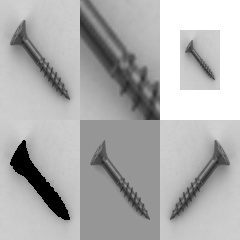
#> input picture 1011HW/result_img/result_01.jpg, 240 x 240 px, given in place of AOI_2.png, which was not available
$ python B1105129HW.py
#> lines starting #> are read from the running program, lines starting #| are printed output that depends on the picture; after the words box and inside, x2 and y2 are one past the last pixel; in counts of white or black regions, pixels touching at a corner belong together; pictures that were not available may be replaced by others from this repository, and a replacement may not be noted
#> further down, image01 is the input picture: shape (240, 240, 3); min 0, max 255, mean 174.4
import numpy as np
import cv2 as cv

def generate_image(img, img_name):
#> called with img_name = 'result_01'
    img_modified = cv.resize(img, (80, 120), interpolation=cv.INTER_AREA)
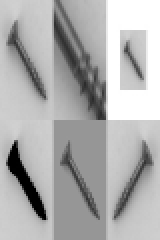
#> img_modified: shape (120, 80, 3) (shown 2 times larger); min 0, max 255, mean 174.4
    # cv.imshow("Initial", img_modified)

    # 01-Gray
    img_gray = cv.cvtColor(img_modified, cv.COLOR_BGR2GRAY)
    img_gray = cv.cvtColor(img_gray, cv.COLOR_GRAY2BGR)
    # cv.imshow("Gray", img_gray)

    # 02-ZoomIn
    img_zoomin = cv.resize(img_modified, (240, 360), interpolation=cv.INTER_CUBIC)
    img_zoomInCut = img_zoomin[ 120:240, 80:160 ]
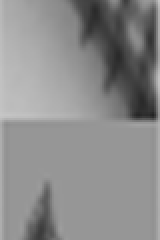
#> img_zoomInCut: shape (120, 80, 3) (shown 2 times larger); min 35, max 198, mean 139.5
    # cv.imshow("ZoomIn", img_zoomInCut)

    # 03-ZoomOut
    background = cv.imread("./1011HWPhoto/background.png")
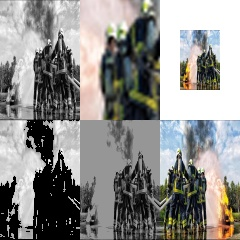
#> input picture 1011HW/result_img/result_02.jpg, 240 x 240 px, given in place of background.png, which was not available
#> background is the input picture: shape (240, 240, 3); mean B, G, R 137.7, 140.3, 141.2
    img_zoomout = cv.resize(img_modified, (40, 60), interpolation=cv.INTER_AREA)
    background[ 30 : 90, 20 : 60] = img_zoomout
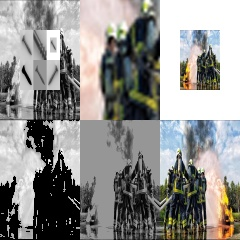
#> background: shape (240, 240, 3); 4.15% of pixels changed, all inside (x1, y1, x2, y2) = (20, 30, 60, 90)
    # cv.imshow('ZoomOut', background)

    # 04-Binary_type1
    ret, thresh_type1 = cv.threshold(img_gray, 150, 255, cv.THRESH_TOZERO)
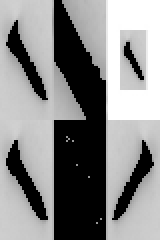
#> thresh_type1: shape (120, 80, 3) (shown 2 times larger); min 0, max 255, mean 136.3
    # cv.imshow('type1', thresh_type1)

    # 05-Binary_type2
    ret, thresh_type2 = cv.threshold(img_gray, 150, 255, cv.THRESH_TRUNC)
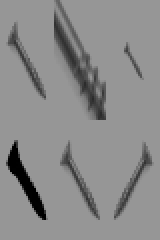
#> thresh_type2: shape (120, 80, 3) (shown 2 times larger); min 0, max 150, mean 139
    # cv.imshow('type2', thresh_type2 )

    # 06-flip
    image_filp = cv.flip(img_modified , 1)
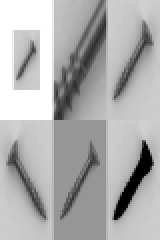
#> image_filp: shape (120, 80, 3) (shown 2 times larger); min 0, max 255, mean 174.4
    # cv.imshow('flip', image_filp)

    # horizontal
#> (the run stopped early here; a loop or call above may not have finished)
